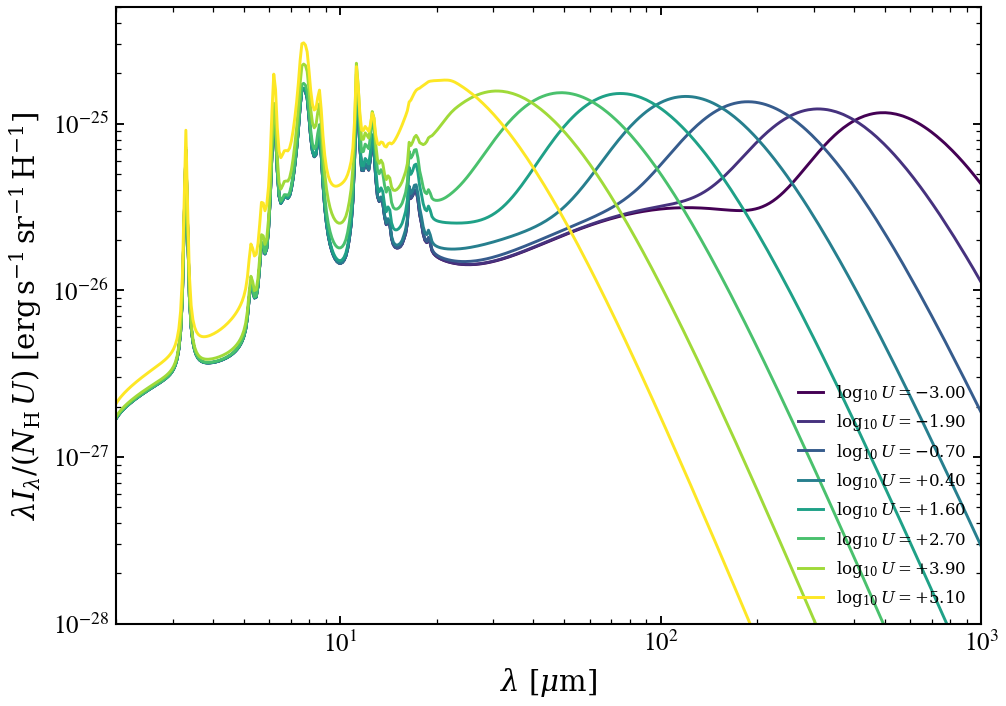

Python code for this plot:
r"""
Astrodust+PAH emission vs log U
================================

Emission per H per ionization parameter U across the Hensley & Draine 2023
grid. Dividing by U reveals its effect: PAH-to-FIR ratio plateaus in FIR
(U-independent) but rises steeply with U in MIR.
"""

import os

os.environ["TF_CPP_MIN_LOG_LEVEL"] = "2"  # suppress XLA/PjRt C++ INFO+WARNING logs

import warnings

import matplotlib.pyplot as plt
import numpy as np

from tengri import data_path
from tengri.analysis.plotting import setup_style
from tengri.components.dust.astrodust_hd23 import load_astrodust_hd23_or_raise

setup_style()
warnings.filterwarnings("ignore", message=".*BakedInBackend.*")
warnings.filterwarnings("ignore", message=".*deprecated.*")

tpl = load_astrodust_hd23_or_raise(data_path("astrodust_templates.h5"))
wave_um = np.asarray(tpl.wavelength_um)
lgU = np.asarray(tpl.lgU)
L_nu_total = np.asarray(tpl.L_nu_total)

c_cgs = 2.99792458e10
lam_cm = wave_um * 1.0e-4
lam_I_lam = L_nu_total * c_cgs / (4.0 * np.pi * lam_cm[None, :])

fig, ax = plt.subplots(figsize=(7.0, 5.0))
cmap = plt.get_cmap("viridis")
targets = np.arange(-3.0, 6.0, 1.15)
for k, tg in enumerate(targets):
    i = int(np.argmin(np.abs(lgU - tg)))
    U = 10.0 ** lgU[i]
    ax.plot(
        wave_um,
        lam_I_lam[i] / U,
        color=cmap(k / max(1, len(targets) - 1)),
        lw=1.4,
        label=rf"$\log_{{10}} U={lgU[i]:+.2f}$",
    )
ax.set(
    xscale="log",
    yscale="log",
    xlabel=r"$\lambda\ [\mu\mathrm{m}]$",
    ylabel=r"$\lambda I_\lambda / (N_{\rm H}\,U)\ [\mathrm{erg\,s^{-1}\,sr^{-1}\,H^{-1}}]$",
    xlim=(2.0, 1000.0),
    ylim=(1.0e-28, 5.0e-25),
)
ax.legend(loc="lower right", frameon=False, fontsize=8)
fig.tight_layout()
plt.savefig("plot_astrodust_hd23_02_emission_vs_lgU.png", dpi=150, bbox_inches="tight")
